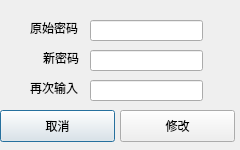
<?xml version="1.0" encoding="UTF-8"?>
<ui version="4.0">
 <class>passwordreedit</class>
 <widget class="QDialog" name="passwordreedit">
  <property name="geometry">
   <rect>
    <x>0</x>
    <y>0</y>
    <width>240</width>
    <height>150</height>
   </rect>
  </property>
  <property name="windowTitle">
   <string>Dialog</string>
  </property>
  <widget class="QLabel" name="label">
   <property name="geometry">
    <rect>
     <x>30</x>
     <y>20</y>
     <width>59</width>
     <height>16</height>
    </rect>
   </property>
   <property name="text">
    <string>原始密码</string>
   </property>
  </widget>
  <widget class="QLabel" name="label_2">
   <property name="geometry">
    <rect>
     <x>43</x>
     <y>50</y>
     <width>59</width>
     <height>16</height>
    </rect>
   </property>
   <property name="text">
    <string>新密码</string>
   </property>
  </widget>
  <widget class="QLabel" name="label_3">
   <property name="geometry">
    <rect>
     <x>30</x>
     <y>80</y>
     <width>59</width>
     <height>16</height>
    </rect>
   </property>
   <property name="text">
    <string>再次输入</string>
   </property>
  </widget>
  <widget class="QLineEdit" name="oldpw">
   <property name="geometry">
    <rect>
     <x>90</x>
     <y>20</y>
     <width>113</width>
     <height>21</height>
    </rect>
   </property>
   <property name="maxLength">
    <number>6</number>
   </property>
   <property name="echoMode">
    <enum>QLineEdit::Password</enum>
   </property>
  </widget>
  <widget class="QLineEdit" name="npw">
   <property name="geometry">
    <rect>
     <x>90</x>
     <y>50</y>
     <width>113</width>
     <height>21</height>
    </rect>
   </property>
   <property name="maxLength">
    <number>6</number>
   </property>
   <property name="echoMode">
    <enum>QLineEdit::Password</enum>
   </property>
  </widget>
  <widget class="QLineEdit" name="npw2">
   <property name="geometry">
    <rect>
     <x>90</x>
     <y>80</y>
     <width>113</width>
     <height>21</height>
    </rect>
   </property>
   <property name="maxLength">
    <number>6</number>
   </property>
   <property name="echoMode">
    <enum>QLineEdit::Password</enum>
   </property>
  </widget>
  <widget class="QPushButton" name="cancel">
   <property name="geometry">
    <rect>
     <x>0</x>
     <y>110</y>
     <width>115</width>
     <height>32</height>
    </rect>
   </property>
   <property name="text">
    <string>取消</string>
   </property>
  </widget>
  <widget class="QPushButton" name="confirm">
   <property name="geometry">
    <rect>
     <x>120</x>
     <y>110</y>
     <width>115</width>
     <height>32</height>
    </rect>
   </property>
   <property name="text">
    <string>修改</string>
   </property>
  </widget>
 </widget>
 <tabstops>
  <tabstop>oldpw</tabstop>
  <tabstop>npw</tabstop>
  <tabstop>npw2</tabstop>
  <tabstop>cancel</tabstop>
  <tabstop>confirm</tabstop>
 </tabstops>
 <resources/>
 <connections>
  <connection>
   <sender>oldpw</sender>
   <signal>returnPressed()</signal>
   <receiver>confirm</receiver>
   <slot>setFocus()</slot>
   <hints>
    <hint type="sourcelabel">
     <x>159</x>
     <y>30</y>
    </hint>
    <hint type="destinationlabel">
     <x>172</x>
     <y>113</y>
    </hint>
   </hints>
  </connection>
  <connection>
   <sender>npw</sender>
   <signal>returnPressed()</signal>
   <receiver>confirm</receiver>
   <slot>setFocus()</slot>
   <hints>
    <hint type="sourcelabel">
     <x>107</x>
     <y>54</y>
    </hint>
    <hint type="destinationlabel">
     <x>142</x>
     <y>110</y>
    </hint>
   </hints>
  </connection>
  <connection>
   <sender>npw2</sender>
   <signal>returnPressed()</signal>
   <receiver>passwordreedit</receiver>
   <slot>setFocus()</slot>
   <hints>
    <hint type="sourcelabel">
     <x>149</x>
     <y>94</y>
    </hint>
    <hint type="destinationlabel">
     <x>222</x>
     <y>108</y>
    </hint>
   </hints>
  </connection>
 </connections>
</ui>
